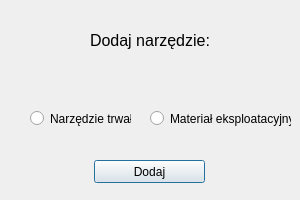
<?xml version="1.0" encoding="UTF-8"?>
<ui version="4.0">
 <class>dodaj_n</class>
 <widget class="QDialog" name="dodaj_n">
  <property name="geometry">
   <rect>
    <x>0</x>
    <y>0</y>
    <width>300</width>
    <height>200</height>
   </rect>
  </property>
  <property name="windowTitle">
   <string>Dialog</string>
  </property>
  <widget class="QPushButton" name="dodaj">
   <property name="geometry">
    <rect>
     <x>94</x>
     <y>160</y>
     <width>111</width>
     <height>23</height>
    </rect>
   </property>
   <property name="text">
    <string>Dodaj</string>
   </property>
  </widget>
  <widget class="QLabel" name="label">
   <property name="geometry">
    <rect>
     <x>0</x>
     <y>0</y>
     <width>300</width>
     <height>81</height>
    </rect>
   </property>
   <property name="font">
    <font>
     <pointsize>12</pointsize>
    </font>
   </property>
   <property name="text">
    <string>Dodaj narzędzie:</string>
   </property>
   <property name="alignment">
    <set>Qt::AlignCenter</set>
   </property>
  </widget>
  <widget class="QRadioButton" name="narzedzie_trwale">
   <property name="geometry">
    <rect>
     <x>30</x>
     <y>110</y>
     <width>101</width>
     <height>17</height>
    </rect>
   </property>
   <property name="text">
    <string>Narzędzie trwałe</string>
   </property>
  </widget>
  <widget class="QRadioButton" name="meksp">
   <property name="geometry">
    <rect>
     <x>150</x>
     <y>110</y>
     <width>141</width>
     <height>17</height>
    </rect>
   </property>
   <property name="text">
    <string>Materiał eksploatacyjny</string>
   </property>
  </widget>
 </widget>
 <resources/>
 <connections/>
</ui>
